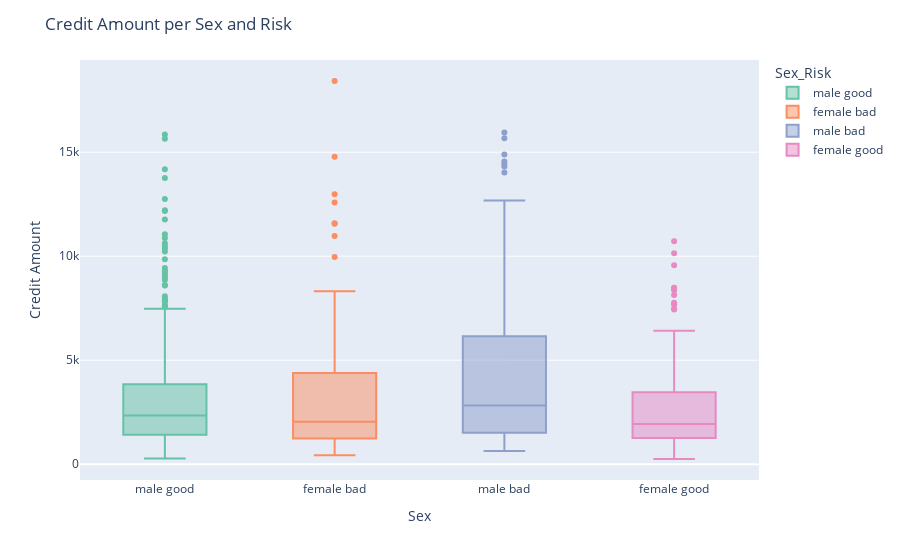

The notebook cell this image was saved under:
### Code cell
data_graph = data[['Sex', 'Credit amount', 'Risk']]
data_graph['Sex_Risk'] = pd.concat([data_graph['Sex'], data_graph['Risk']], axis=1).apply(' '.join, axis=1)


fig = px.box(data_graph,
             x='Sex_Risk',
             y='Credit amount',
             color='Sex_Risk',
             color_discrete_sequence=px.colors.qualitative.Set2)

fig.update_layout(
    xaxis=dict(title='Sex'),
    yaxis=dict(title='Credit Amount'),
    title="Credit Amount per Sex and Risk",
    showlegend=True
)

fig.show()

### Figure 1 — Plotly figure (JSON) as saved in the notebook; plotly's stock layout.template omitted (floating-point values rounded to 4 significant figures; data arrays with more than 128 entries replaced by an {"elided": "..."} marker saying what was removed)
{"data": [{"alignmentgroup": "True", "hovertemplate": "Sex_Risk=%{x}<br>Credit amount=%{y}<extra></extra>", "legendgroup": "male good", "marker": {"color": "rgb(102,194,165)"}, "name": "male good", "notched": false, "offsetgroup": "male good", "orientation": "v", "showlegend": true, "type": "box", "x": {"elided": "499 str values"}, "x0": " ", "xaxis": "x", "y": {"elided": "499 int values"}, "y0": " ", "yaxis": "y"}, {"alignmentgroup": "True", "hovertemplate": "Sex_Risk=%{x}<br>Credit amount=%{y}<extra></extra>", "legendgroup": "female bad", "marker": {"color": "rgb(252,141,98)"}, "name": "female bad", "notched": false, "offsetgroup": "female bad", "orientation": "v", "showlegend": true, "type": "box", "x": ["female bad", "female bad", "female bad", "female bad", "female bad", "female bad", "female bad", "female bad", "female bad", "female bad", "female bad", "female bad", "female bad", "female bad", "female bad", "female bad", "female bad", "female bad", "female bad", "female bad", "female bad", "female bad", "female bad", "female bad", "female bad", "female bad", "female bad", "female bad", "female bad", "female bad", "female bad", "female bad", "female bad", "female bad", "female bad", "female bad", "female bad", "female bad", "female bad", "female bad", "female bad", "female bad", "female bad", "female bad", "female bad", "female bad", "female bad", "female bad", "female bad", "female bad", "female bad", "female bad", "female bad", "female bad", "female bad", "female bad", "female bad", "female bad", "female bad", "female bad", "female bad", "female bad", "female bad", "female bad", "female bad", "female bad", "female bad", "female bad", "female bad", "female bad", "female bad", "female bad", "female bad", "female bad", "female bad", "female bad", "female bad", "female bad", "female bad", "female bad", "female bad", "female bad", "female bad", "female bad", "female bad", "female bad", "female bad", "female bad", "female bad", "female bad", "female bad", "female bad", "female bad", "female bad", "female bad", "female bad", "female bad", "female bad", "female bad", "female bad", "female bad", "female bad", "female bad", "female bad", "female bad", "female bad", "female bad", "female bad", "female bad"], "x0": " ", "xaxis": "x", "y": [5951, 1295, 4308, 1282, 12579, 6143, 6229, 5943, 797, 7855, 7174, 4281, 1835, 1924, 3499, 1282, 1131, 2064, 7485, 5129, 1501, 951, 915, 433, 2150, 4611, 9960, 3804, 1237, 1864, 7408, 11590, 1275, 959, 2406, 14782, 7685, 12976, 1381, 1042, 2762, 1190, 609, 5096, 1842, 1659, 448, 3114, 8318, 3123, 1207, 7127, 3190, 2631, 626, 2278, 5003, 6758, 3234, 2039, 2718, 931, 1442, 918, 1837, 3349, 2671, 741, 1240, 1808, 3441, 1980, 1355, 750, 1386, 1123, 2969, 1198, 433, 1228, 2570, 1882, 6416, 11560, 4280, 1274, 976, 1285, 2124, 8065, 1371, 836, 1188, 1778, 3966, 1216, 2327, 1943, 3959, 2439, 795, 4736, 18424, 1366, 1670, 745, 4113, 10974, 1193], "y0": " ", "yaxis": "y"}, {"alignmentgroup": "True", "hovertemplate": "Sex_Risk=%{x}<br>Credit amount=%{y}<extra></extra>", "legendgroup": "male bad", "marker": {"color": "rgb(141,160,203)"}, "name": "male bad", "notched": false, "offsetgroup": "male bad", "orientation": "v", "showlegend": true, "type": "box", "x": {"elided": "191 str values"}, "x0": " ", "xaxis": "x", "y": {"elided": "191 int values"}, "y0": " ", "yaxis": "y"}, {"alignmentgroup": "True", "hovertemplate": "Sex_Risk=%{x}<br>Credit amount=%{y}<extra></extra>", "legendgroup": "female good", "marker": {"color": "rgb(231,138,195)"}, "name": "female good", "notched": false, "offsetgroup": "female good", "orientation": "v", "showlegend": true, "type": "box", "x": {"elided": "201 str values"}, "x0": " ", "xaxis": "x", "y": {"elided": "201 int values"}, "y0": " ", "yaxis": "y"}], "layout": {"boxmode": "overlay", "legend": {"title": {"text": "Sex_Risk"}, "tracegroupgap": 0}, "margin": {"t": 60}, "showlegend": true, "title": {"text": "Credit Amount per Sex and Risk"}, "xaxis": {"anchor": "y", "categoryarray": ["male good", "female bad", "male bad", "female good"], "categoryorder": "array", "domain": [0, 1], "title": {"text": "Sex"}}, "yaxis": {"anchor": "x", "domain": [0, 1], "title": {"text": "Credit Amount"}}}}
